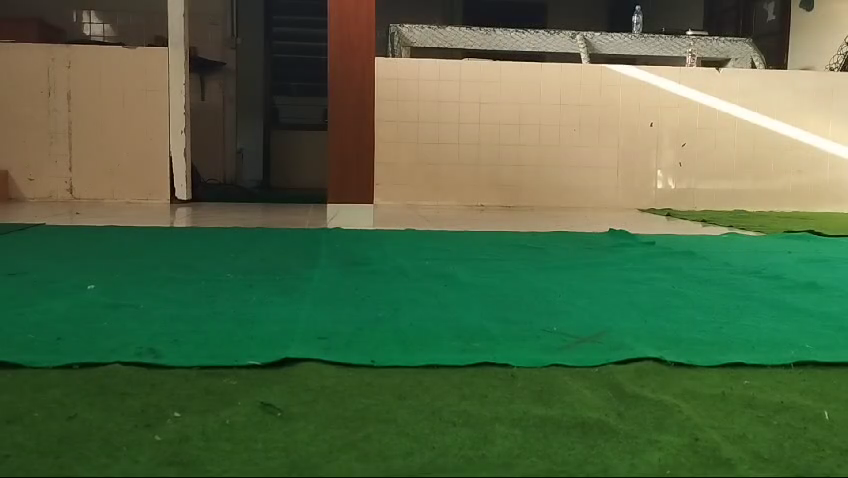
//> input picture frame 13 of sample2.mp4, 848 x 478 px
$ ./ball_final   (built with g++ and OpenCV 4)
//> lines starting //> are read from the running program, lines starting //| are printed output that depends on the picture; after the words box and inside, x2 and y2 are one past the last pixel; in counts of white or black regions, pixels touching at a corner belong together
#include <opencv2/opencv.hpp>
#include <iostream>
#include <utility>
#include <vector>

using namespace cv;
using namespace std;

// Global variables to mimic the Python global variables (center_x, center_y)
int center_x = 0;
int center_y = 0;

Mat ball(const Mat &frame) {
    // Convert to HSV color space
    Mat hsv;
    cvtColor(frame, hsv, COLOR_BGR2HSV);

    // Define lower and upper bounds for orange color
    Scalar lower_orange(1, 80, 20);
    Scalar upper_orange(25, 255, 255);

    // Threshold the HSV image to get only orange colors
    Mat mask_ball;
    inRange(hsv, lower_orange, upper_orange, mask_ball);

    // Create a kernel of ones for morphological operations
    Mat kernel = Mat::ones(15, 15, CV_8U);
    morphologyEx(mask_ball, mask_ball, MORPH_CLOSE, kernel);

    return mask_ball;
}

pair<Mat, Mat> field(const Mat &frame) {
    // Define lower and upper bounds for green color
    Scalar low_green(30, 30, 45);
    Scalar up_green(85, 255, 255);

    // Convert the frame to HSV color space
    Mat hsv;
    cvtColor(frame, hsv, COLOR_BGR2HSV);

    // Create an elliptical structuring element (kernel) for morphological operations
    Mat kernel = getStructuringElement(MORPH_ELLIPSE, Size(3, 3));

    // Threshold the HSV image to get only green colors
    Mat green_mask;
    inRange(hsv, low_green, up_green, green_mask);

    // Perform erosion followed by dilation
    Mat green_mask1, green_mask2;
    erode(green_mask, green_mask1, kernel, Point(-1,-1), 1);
    dilate(green_mask1, green_mask2, kernel, Point(-1,-1), 6);

    // Find contours in the mask
    vector<vector<Point>> contours;
    vector<Vec4i> hierarchy;
    findContours(green_mask2, contours, hierarchy, RETR_EXTERNAL, CHAIN_APPROX_SIMPLE);

    if (contours.empty()) {
        // If no contours found, return the original frame and an empty mask of the same size as green_mask2
        return make_pair(frame, Mat::zeros(green_mask2.size(), green_mask2.type()));
    }

    // Find the largest contour based on area
    double max_area = 0;
    int max_index = -1;
    for (size_t i = 0; i < contours.size(); i++) {
        double area = contourArea(contours[i]);
        if (area > max_area) {
            max_area = area;
            max_index = static_cast<int>(i);
        }
    }

    vector<Point> largest_contour = contours[max_index];

    // Compute the convex hull of the largest contour
    vector<Point> hull;
    convexHull(largest_contour, hull);

    // Create a mask of zeros and draw the convex hull on it
    Mat mask = Mat::zeros(green_mask2.size(), green_mask2.type());
    vector<vector<Point>> hulls;
    hulls.push_back(hull);
    drawContours(mask, hulls, -1, Scalar(255), FILLED);

    // Create ROI by masking the original frame
    Mat roi_frame;
    bitwise_and(frame, frame, roi_frame, mask);

    return make_pair(roi_frame, mask);
}

// [45 lines left out: functions find_first_last_orange, find_top_bottom_orange, not called in this run]

Mat detect(const Mat &mask_ball, const Mat &mask_field, Mat frame) {
    // Apply Gaussian Blur to the ball mask
    Mat blurred_ball_mask;
    GaussianBlur(mask_ball, blurred_ball_mask, Size(9, 9), 2);

    // Detect circles using HoughCircles
    vector<Vec3f> circles;
    HoughCircles(blurred_ball_mask, circles, HOUGH_GRADIENT, 1.2, 50, 50, 30, 1, 1000);

    if (!circles.empty()) {
        // Convert circle parameters to integer values (the rounding is achieved by casting after rounding)
        for (size_t i = 0; i < circles.size(); i++) {
            int x = cvRound(circles[i][0]);
            int y = cvRound(circles[i][1]);
            int r = cvRound(circles[i][2]);
            int stroke = static_cast<int>(1.1 * r);

            // Horizontal line processing
            int line_y = y;
            int line_x_start = max(0, x - stroke);
            int line_x_end = min(mask_ball.cols - 1, x + stroke);
            // Get a horizontal slice (row) from mask_ball with proper range
            Rect hRect(line_x_start, line_y, line_x_end - line_x_start, 1);
            if (hRect.width <= 0) {
                continue;
            }
            Mat orange_hline = mask_ball(hRect).clone();
            // Reshape to 1 row for processing
            orange_hline = orange_hline.reshape(0, 1);

            pair<int, int> first_last = find_first_last_orange(orange_hline, line_x_start);
            int first_orange = first_last.first;
            int last_orange = first_last.second;

            if (first_orange == -1 || last_orange == -1) {
                continue;
            }

            int total_x_pixel = last_orange - first_orange;
            int r_new = total_x_pixel / 2;
            int x_new = first_orange + r_new;

            // Vertical line processing
            int line_x = x_new;
            int line_y_start = y - stroke;
            int line_y_end = y + stroke;
            // Clamp vertical boundaries
            line_y_start = max(0, line_y_start);
            line_y_end = min(mask_ball.rows - 1, line_y_end);
            if (line_y_end - line_y_start <= 0) {
                continue;
            }
            Rect vRect(line_x, line_y_start, 1, line_y_end - line_y_start);
            Mat orange_vline = mask_ball(vRect).clone();
            // Reshape to single column
            orange_vline = orange_vline.reshape(0, orange_vline.rows);

            pair<int, int> top_bot = find_top_bottom_orange(orange_vline, line_y_start);
            int top_orange = top_bot.first;
            int bot_orange = top_bot.second;

            if (top_orange == -1 || bot_orange == -1) {
                continue;
            }

            int total_y_pixel = abs(top_orange - bot_orange);
            int y_new = bot_orange - (total_y_pixel / 2);

            if (y_new != y) {
                line_y = y_new;
                Rect hRect2(line_x_start, line_y, line_x_end - line_x_start, 1);
                if (hRect2.width <= 0) {
                    continue;
                }
                Mat orange_hline2 = mask_ball(hRect2).clone();
                orange_hline2 = orange_hline2.reshape(0, 1);
                pair<int, int> first_last2 = find_first_last_orange(orange_hline2, line_x_start);
                first_orange = first_last2.first;
                last_orange = first_last2.second;

                if (first_orange == -1 || last_orange == -1) {
                    continue;
                }

                total_x_pixel = last_orange - first_orange;
                r_new = total_x_pixel / 2;
                x_new = first_orange + r_new;
            }

            int R = static_cast<int>(r_new * 1.5);  // jarak deteksi

            int x1 = max(x_new - R, 0);
            int y1 = max(y_new - R, 0);
            int x2 = min(x_new + R, frame.cols);
            int y2 = min(y_new + R, frame.rows);
            // cv::rectangle(frame, Point(x1, y1), Point(x2, y2), Scalar(0, 255, 0), 2);

            // Compute the ratio of green in the surrounding field area
            Rect surroundingRect(x1, y1, x2 - x1, y2 - y1);
            Mat surrounding_field = mask_field(surroundingRect);
            double field_pixels = countNonZero(surrounding_field);
            double field_ratio = field_pixels / (surrounding_field.size().area());

            // Compute the ratio of orange in the surrounding ball area
            Mat surrounding_ball = mask_ball(surroundingRect);
            double ball_pixels = countNonZero(surrounding_ball);
            double ball_ratio = ball_pixels / (surrounding_ball.size().area());

            if ((field_ratio > 0.16) && (ball_ratio < 0.47)) {
                line(frame, Point(x_new, y_new + r_new), Point(x_new, y_new - r_new), Scalar(0, 255, 0), 2);
                line(frame, Point(x_new - r_new, y_new), Point(x_new + r_new, y_new), Scalar(0, 255, 0), 2);
                circle(frame, Point(x_new, y_new), r_new, Scalar(0, 255, 0), 2);
            } else {
                continue;
            }

            double actual_diameter = 0.13; // meter
            double focal_length = 714.1;
            int detected_diameter = total_x_pixel;
            double distance = 0;
            if (detected_diameter == 0) {
                distance = 0;
            } else {
                distance = (actual_diameter * focal_length) / detected_diameter;
            }
            // Create the text with distance value formatted to two decimals
            char text2[100];
            sprintf(text2, "Distance: %.2f meter", distance);
            putText(frame, text2, Point(x_new - r_new, y_new + r_new + 40), FONT_HERSHEY_SIMPLEX, 0.6, Scalar(255, 255, 255), 2);

            // Print distance in cm (commented out as in original code)
            // printf("distance= %.3f cm\n", distance*100);
            line(frame, Point(center_x, center_y), Point(x_new, y_new), Scalar(255, 255, 255), 2);

            break;
        }
    }
    return frame;
}

int main() {
    // Open video file or camera stream
    VideoCapture cap("sample2.mp4");
    // VideoCapture cap(0);

    if (!cap.isOpened()) {
        cout << "Error: No Video Opened" << endl;
        return -1;
    }

    // [6 lines of commented-out code are left out]

    while (true) {
        Mat frame;
        bool ret = cap.read(frame);
//> frame is the input picture: 478 rows x 848 cols, CV_8UC3; mean B, G, R 68.3, 104.1, 79.6
        if (!ret) {
            break;
        }

        int height = frame.rows;
        int width = frame.cols;

        center_x = width / 2;
        center_y = height / 2;

        int y_start = 0;
        int y_end = height;
        int x_start = 0;
        int x_end = width;

        // Draw vertical and horizontal lines on the frame
        line(frame, Point(center_x, y_start), Point(center_x, y_end), Scalar(255, 255, 255), 1);
        line(frame, Point(x_start, center_y), Point(x_end, center_y), Scalar(255, 255, 255), 1);
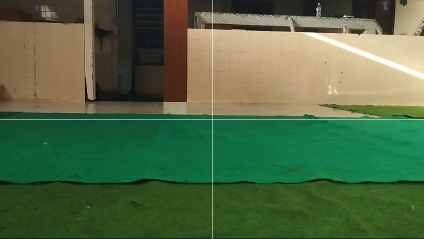
//> frame: 478 rows x 848 cols, CV_8UC3 (shown at 1/2 size); mean B, G, R 68.9, 104.6, 80.3

        // Process the field to get segmented field and its mask
        pair<Mat, Mat> fieldResult = field(frame);
//> in field, `inRange(hsv, low_green, up_green, green_mask);`:
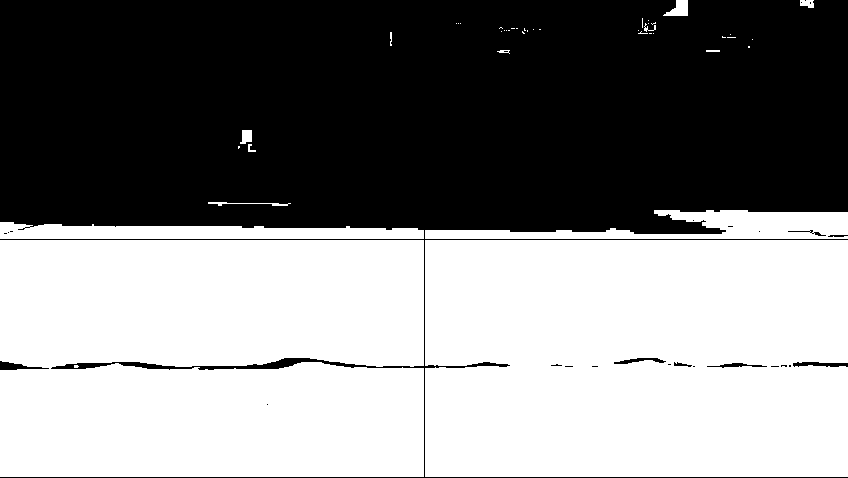
//> green_mask: 478 rows x 848 cols, CV_8UC1; 52% white; 27 black regions (19 under 20 px), largest, box (x1, y1, x2, y2) and area: (0, 0, 848, 478) 193654, (0, 361, 49, 370) 205, (793, 362, 848, 367) 194
//> in field, `erode(green_mask, green_mask1, kernel, Point(-1,-1), 1);`:
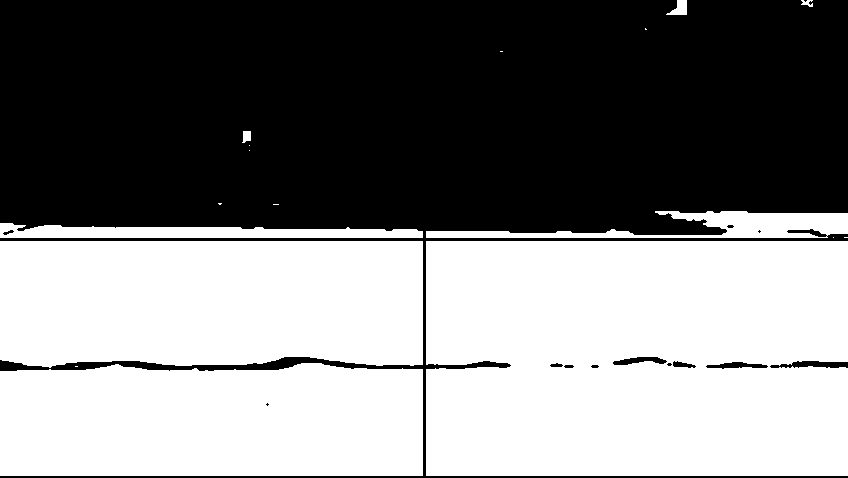
//> green_mask1: 478 rows x 848 cols, CV_8UC1; 50.5% white; 14 black regions (5 under 20 px), largest, box (x1, y1, x2, y2) and area: (0, 0, 848, 478) 199694, (770, 361, 848, 368) 370, (613, 357, 667, 365) 255
//> in field, `dilate(green_mask1, green_mask2, kernel, Point(-1,-1), 6);`:
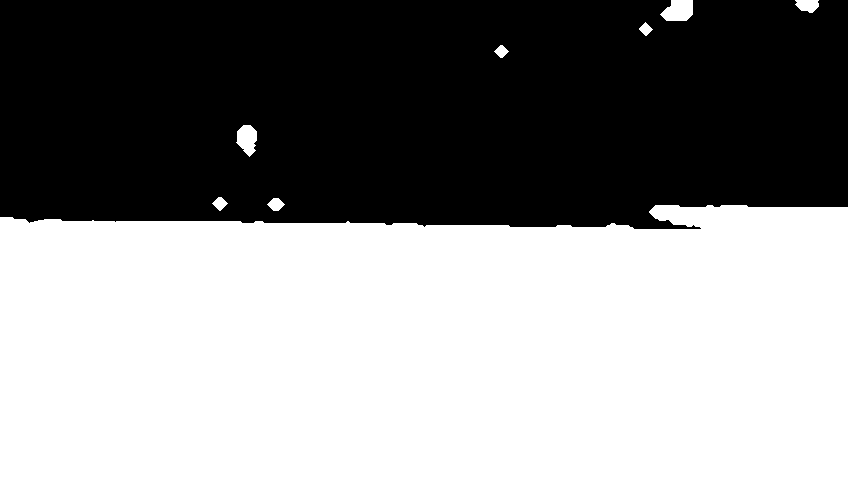
//> green_mask2: 478 rows x 848 cols, CV_8UC1; 54.5% white; 1 black region
//> in field, `findContours(green_mask2, contours, hierarchy, RETR_EXTERNAL, CHAIN_AP..`: contours = 8 contours; box (x1, y1, x2, y2) and area: (0, 205, 848, 478) 217968, (660, 0, 693, 21) 504, (236, 125, 257, 157) 431, (795, 0, 819, 13) 208, (267, 198, 285, 211) 132, (212, 197, 228, 211) 110, (494, 45, 509, 58) 96, (639, 22, 653, 36) 90
//> the loop in field, `for (size_t i = 0; i < contours.size(); i++)` made 8 passes
//> (area, max_area) on pass 1: (217968.5, 217968.5)
//> after the loop in field, `for (size_t i = 0; i < contours.size(); i++)`: max_area = 217968.5; max_index = 0
//> in field, `vector<Point> largest_contour = contours[max_index];`: largest_contour = contour of 87 points, box (x1, y1, x2, y2) (0, 205, 848, 478), area 217968
//> in field, `convexHull(largest_contour, hull);`: hull = 6 Points (x, y): [746, 205], [847, 207], [847, 477], [0, 477], [0, 217], [655, 205]
//> in field, `hulls.push_back(hull);`: hulls = 1 contour; box (x1, y1, x2, y2) and area: (0, 205, 848, 478) 226353
//> in field, `drawContours(mask, hulls, -1, Scalar(255), FILLED);`:
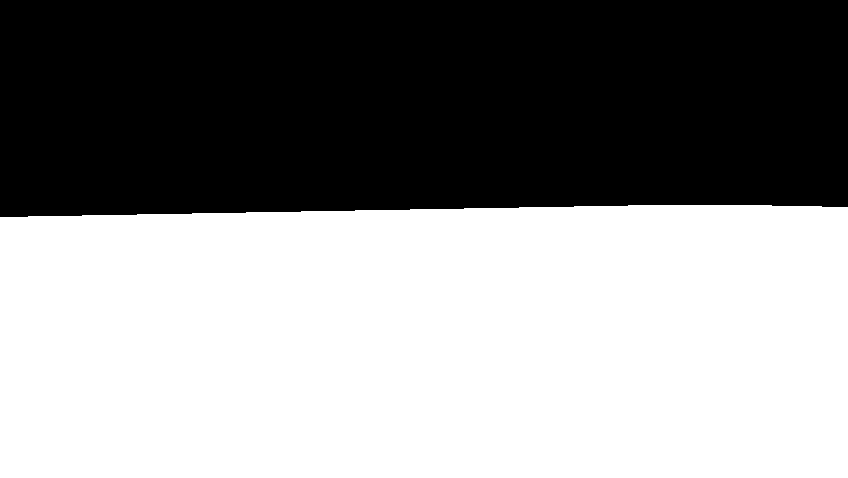
//> mask: 478 rows x 848 cols, CV_8UC1; 56.1% white; 1 black region, box (x1, y1, x2, y2) and area: (0, 0, 848, 217) 177878
//> in field, `bitwise_and(frame, frame, roi_frame, mask);`:
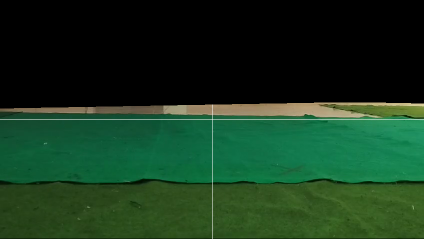
//> roi_frame: 478 rows x 848 cols, CV_8UC3 (shown at 1/2 size); mean B, G, R 29.6, 54.4, 22.5
        Mat seg_field = fieldResult.first;
        Mat mask_field = fieldResult.second;
        Mat mask_ball = ball(seg_field);
//> in ball, `morphologyEx(mask_ball, mask_ball, MORPH_CLOSE, kernel);`:
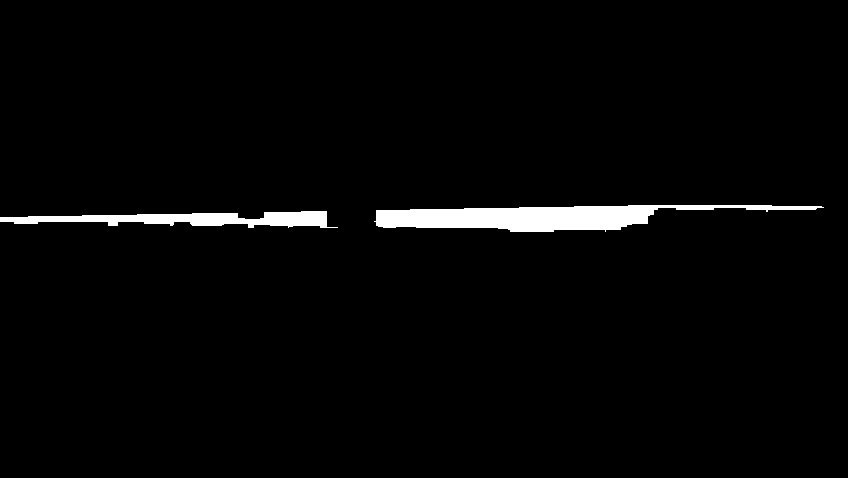
//> mask_ball: 478 rows x 848 cols, CV_8UC1; 2.4% white; 2 white regions, box (x1, y1, x2, y2) and area: (374, 205, 824, 232) 6502, (0, 211, 338, 228) 3125
        // Mat mask_ball = ball(frame);
        // Mat final_frame = detect(mask_ball, frame, frame);
        Mat final_frame = detect(mask_ball, mask_field, frame);
//> in detect, `HoughCircles(blurred_ball_mask, circles, HOUGH_GRADIENT, 1.2, 50, 50, ..`: circles = empty

        //imshow("mask field", mask_field);
        //imshow("mask ball", mask_ball);

        if (!final_frame.empty()) {
            // out.write(final_frame);
            imshow("ball detect", final_frame);
        }

        if (waitKey(1) == 'q') {
//> the 'q' key is pressed
            break;
        }
    }

    // out.release();
    cap.release();
    destroyAllWindows();
    return 0;
}

$ run again, starting later in the video
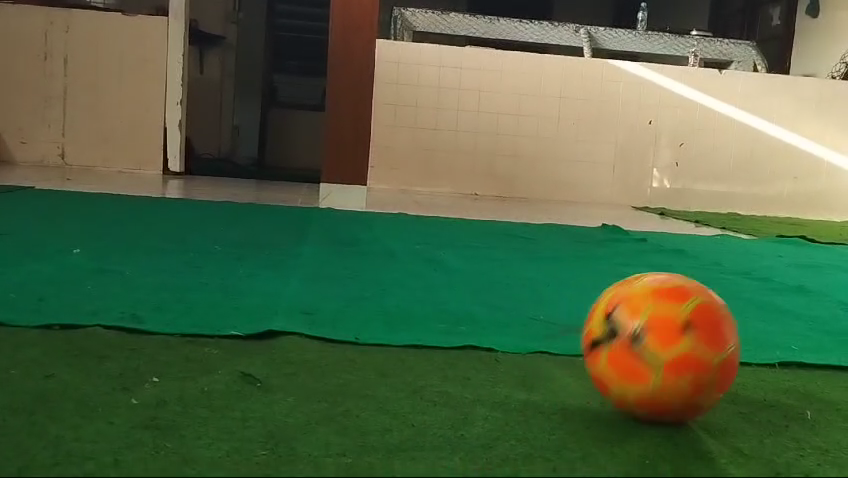
//> input picture frame 61 of sample2.mp4, 848 x 478 px
//> frame is the input picture: 478 rows x 848 cols, CV_8UC3; mean B, G, R 66.8, 100.6, 80.3
//> green_mask: 478 rows x 848 cols, CV_8UC1; 50.9% white; 50 black regions (44 under 20 px), largest, box (x1, y1, x2, y2) and area: (0, 0, 848, 478) 178807, (582, 274, 752, 438) 19532, (778, 362, 848, 371) 268, (0, 322, 25, 327) 46, (755, 364, 776, 367) 41, (746, 46, 756, 54) 25
//> green_mask1: 478 rows x 848 cols, CV_8UC1; 49.1% white; 34 white regions (21 under 20 px), largest, box (x1, y1, x2, y2) and area: (0, 241, 423, 476) 97068, (426, 241, 848, 476) 78070, (0, 187, 423, 238) 15875
//> green_mask2: 478 rows x 848 cols, CV_8UC1; 54.4% white; 5 black regions (3 under 20 px)
//> contours = 10 contours; largest, box (x1, y1, x2, y2) and area: (0, 181, 848, 478) 231818, (636, 5, 723, 63) 1944, (726, 39, 771, 69) 758, (582, 26, 626, 59) 608, (379, 9, 403, 39) 410
//> the loop in field, `for (size_t i = 0; i < contours.size(); i++)` made 10 passes
//> (area, max_area) on pass 1: (231818, 231818)
//> after the loop in field, `for (size_t i = 0; i < contours.size(); i++)`: max_area = 231818; max_index = 0
//> largest_contour = contour of 172 points, box (x1, y1, x2, y2) (0, 181, 848, 478), area 231818
//> hull = 8 Points (x, y): [36, 181], [360, 187], [718, 205], [834, 213], [847, 215], [847, 477], [0, 477], [0, 181]
//> hulls = 1 contour; box (x1, y1, x2, y2) and area: (0, 181, 848, 478) 240693
//> mask: 478 rows x 848 cols, CV_8UC1; 59.7% white; 1 black region, box (x1, y1, x2, y2) and area: (0, 0, 848, 215) 163521
//> in ball, `morphologyEx(mask_ball, mask_ball, MORPH_CLOSE, kernel);`:
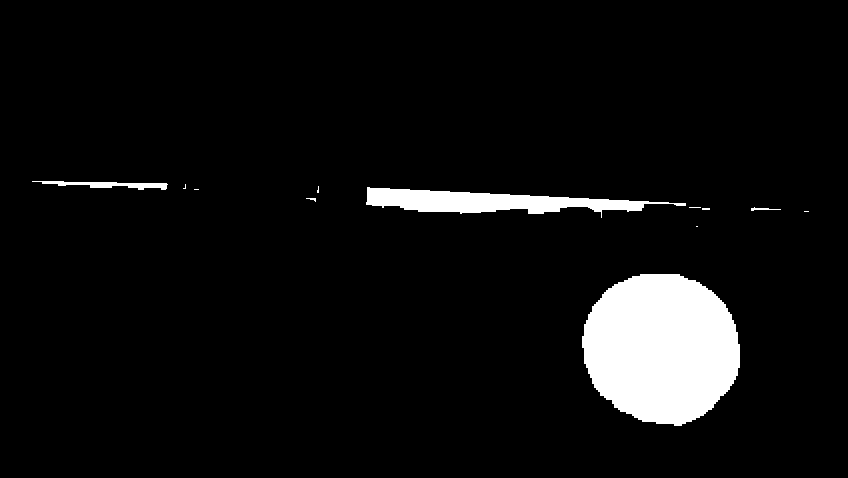
//> mask_ball: 478 rows x 848 cols, CV_8UC1; 5.9% white; 12 white regions (8 under 20 px), largest, box (x1, y1, x2, y2) and area: (582, 274, 740, 426) 18740, (366, 187, 686, 218) 4515, (32, 181, 168, 190) 572, (751, 207, 781, 211) 52
//> circles = 1 circle (x, y, radius): [663, 348.6, 75.88]
//> the loop in detect, `for (size_t i = 0; i < circles.size(); i++)` made 1 pass
//> (x, y, r, stroke, line_x_start, line_x_end, hRect) on pass 1: (663, 349, 76, 83, 580, 746, Rect(580, 349, 166, 1))
//> after the loop in detect, `for (size_t i = 0; i < circles.size(); i++)`:
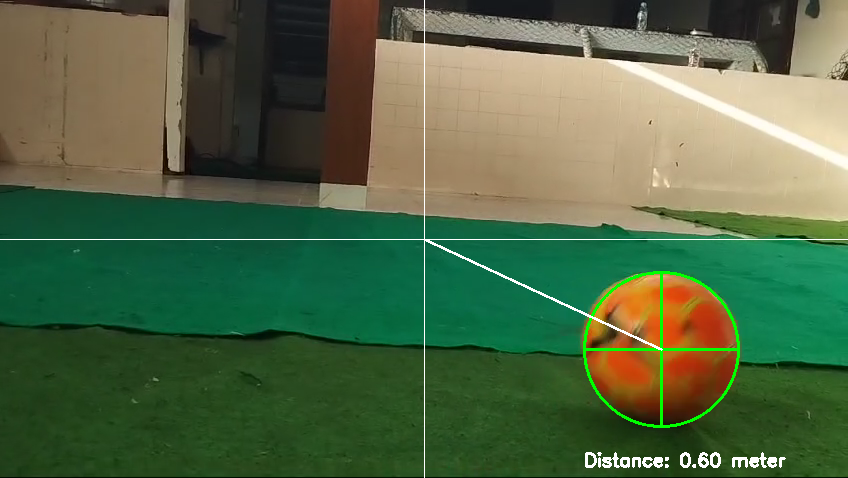
//> frame: 478 rows x 848 cols, CV_8UC3; mean B, G, R 68.3, 102.9, 81.3
